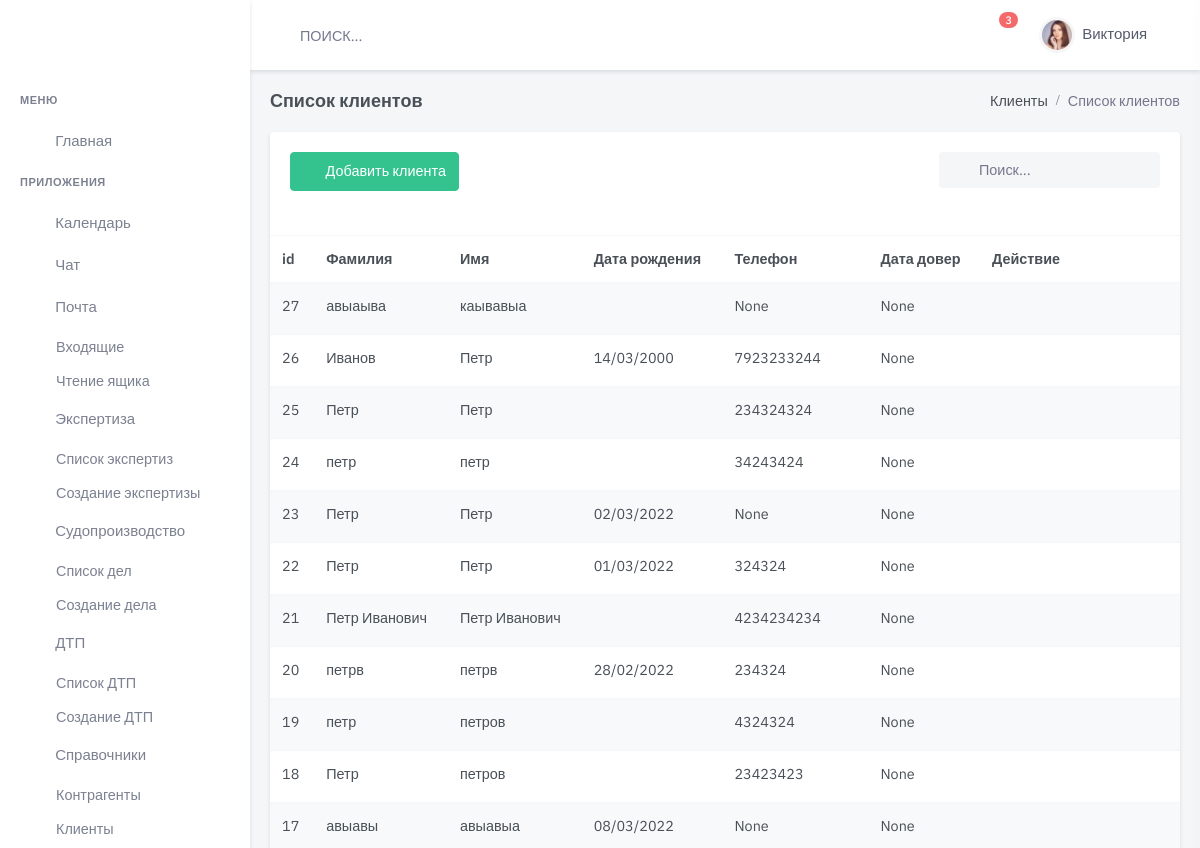
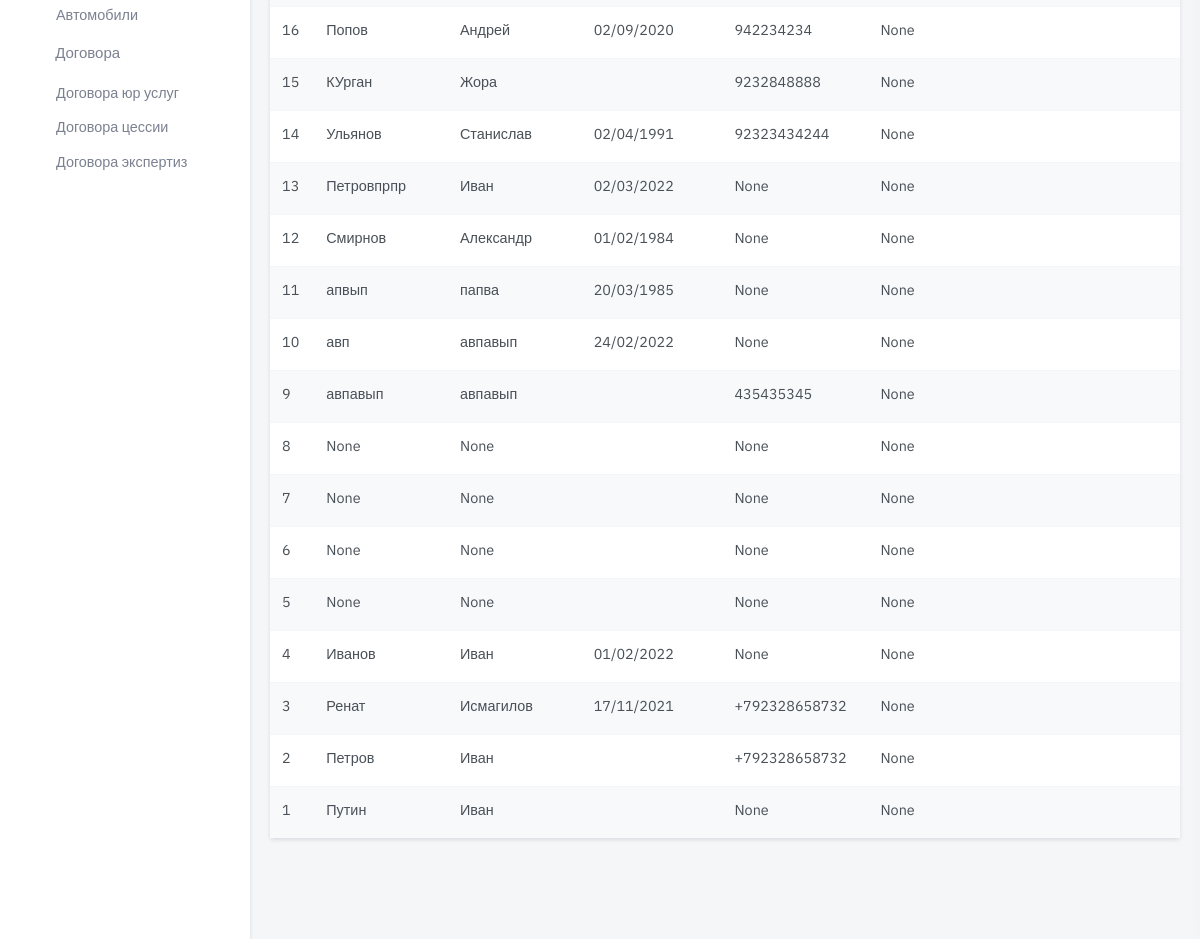
/client/, run on the app's committed database (2 pictures, top to bottom).
### client/models.py (models this page shows, shortened)
class Client(models.Model):
    name = models.CharField(
        max_length=300,
        blank=True,
        null=True,
        verbose_name='Имя ')
    surname = models.CharField(
        max_length=24,
        blank=True,
        null=True,
        verbose_name='Фамилия ')
    midlename = models.CharField(
        max_length=24,
        blank=True,
        null=True,
        verbose_name='Отчество ')
    phone = models.CharField(
        max_length=50,
        blank=True,
        null=True,
        verbose_name='Номер телефона')
    phone2 = models.CharField(
        max_length=50,
        blank=True,
        null=True,
        verbose_name='Номер телефона 1')
    serial_pass = models.CharField(
        max_length=5,
        blank=True,
        null=True,
        verbose_name='Серия паспорта',
        help_text="Вводится 4 цифры без пробела")
    number_pass = models.IntegerField(
        blank=True,
        null=True,
        verbose_name='Номер паспорта',
        help_text="Вводится 6 цифр без пробела")
    enter_org = models.CharField(
        max_length=100,
        blank=True,
        null=True,
        verbose_name='Кем выдан',
        help_text="УВД,ОВД,ЗАГС, МВД")
    data_create = models.DateField(
        blank=True,
        null=True,
        verbose_name='Дата выдачи')
    adress_reg = models.CharField(
        max_length=50,
        blank=True,
        verbose_name='Место регистрации')
    adress_home = models.CharField(
        max_length=50, blank=True,
        verbose_name='Место жительства')
    date_birth = models.DateField(
        blank=True,
        null=True,
        verbose_name='Дата рождения')
    point_birth = models.CharField(
        max_length=50,
        blank=True,
        verbose_name='Место рождение')
    doc_pass = models.FileField(
        default=None,
        blank=True,
        upload_to='client/upload/pasport/',
        verbose_name="Фото паспорта")
    serial_lic = models.CharField(
        max_length=24,
        blank=True,
        null=True,
        default=None,
        verbose_name='Серия ВУ',
        help_text="Вводится 4 цифры без пробела")
    number_lic = models.CharField(
        max_length=100,
        blank=True,
        null=True,
        default=None,
        verbose_name='Номер ВУ',
        help_text="Вводится 6 цифр без пробела")
    enter_lic = models.CharField(
        max_length=100,
        blank=True,
        null=True,
        default=None,
        verbose_name='Кем выдан ГИБДД')
    create_lic = models.DateField(
        blank=True,
        null=True,
        default=None,
        verbose_name='Дата  выдачи')
    adress_lic = models.CharField(
        max_length=100,
        blank=True,
        null=True,
        default=None,
        verbose_name='Место выдачи ВУ')
    category = models.CharField(
        max_length=50,
        blank=True,
        null=True,
        default=None,
        verbose_name='Категории прав',
        help_text="B,C,D,E,BC,DE,A")
    doc_lic = models.FileField(
        upload_to='assets/img/products_images/',
        null=True,
        default=None,
        blank=True,
        verbose_name="Фото ВУ")
    post_mail = models.EmailField(
        max_length=24,
        blank=True,
        null=True,
        verbose_name='Адрес Эл.почты')
    link_social = models.URLField(
        max_length=24,
        blank=True,
        null=True,
        default=None,
        verbose_name='Адрес в соц.сети')
    attorney = models.DateField(
        blank=True,
        null=True,
        default=None,
        verbose_name='Дата  Окончание доверенности')
    doc_attorney = models.FileField(
        upload_to='upload/doc_attorney/',
        null=True,
        default=None,
        blank=True,
        verbose_name="Файл Доверенности")
    doc_requisites = models.FileField(
        upload_to='upload/doc_requisites/',
        null=True,
        default=None,
        blank=True,
        verbose_name="Файл Реквизитов банк")
    draft = models.BooleanField("Черновик", default=False)
    is_active = models.BooleanField(default=True)
    created = models.DateTimeField(auto_now_add=True, auto_now=False)
    updated = models.DateTimeField(auto_now_add=False, auto_now=True)
    class Meta:
        verbose_name = "Клиент  "
        verbose_name_plural = "Клиенты"
        ordering = ['-created']

### client/views.py (the view)
# urls.py: path('', views.client_list, name='client-list'),
def client_list(request):
    clients = models.Client.objects.all()
    return render(request, 'dist/handbk/person/client-list.html', {'results': clients})

### templates/dist/handbk/person/client-list.html (shortened to what this page needs)
{% extends 'dist/index.html' %}
{% load static %}
{% block content %}
  <div class="main-content">
    <div class="page-content">
      <div class="container-fluid">
        <div class="row">
          <div class="col-12">
            <div class="page-title-box d-flex align-items-center justify-content-between">
              <h4 class="mb-0">Список клиентов</h4>
              <div class="page-title-right">
                <ol class="breadcrumb m-0">
                  <li class="breadcrumb-item"><a href="javascript: void(0);">Клиенты</a></li>
                  <li class="breadcrumb-item active">Список клиентов</li>
                </ol>
              </div>
            </div>
          </div>
        </div>
        <div class="row">
          <div class="col-lg-12">
            <div class="card">
              <div class="card-body">
                <div class="row mb-2">
                  <div class="col-md-6">
                    <div class="mb-3">
                      <a href='{% url 'client-new' %}' class="btn btn-success waves-effect waves-light">
                        <i class="mdi mdi-plus me-2"></i> Добавить клиента</a>
                    </div>
                  </div>
                  <div class="col-md-6">
                    <div class="form-inline float-md-end mb-3">
                      <div class="search-box ms-2">
                        <div class="position-relative">
                          <input type="text" class="form-control rounded bg-light border-0" placeholder="Поиск...">
                          <i class="mdi mdi-magnify search-icon"></i>
                        </div>
                      </div>
                    </div>
                  </div>
                </div>
              </div>
              <table class="table table-striped table-nowrap mb-0">
                <thead>
                <tr>
                  <th scope="col">id</th>
                  <th scope="col">Фамилия</th>
                  <th scope="col">Имя</th>
                  <th scope="col">Дата рождения</th>
                  <th scope="col">Телефон</th>
                  <th scope="col">Дата довер</th>
                  <th scope="col" style="width: 200px;">Действие</th>
                </tr>
                </thead>
                <tbody>
                {% for item in results %}
                  <tr>
                    <td>
                      <a href="#" class="text-body">{{ item.id }}</a>
                    </td>
                    <td>{{ item.surname }}</td>
                    <td>{{ item.name }}</td>
                    <td>{{ item.date_birth|date:"d/m/Y" }}</td>
                    <td>{{ item.phone }}</td>
                    <td>{{ item.attorney }}</td>
                    <td>
                      <ul class="list-inline mb-0">
                        <li class="list-inline-item dropdown">
                          <a class="text-muted dropdown-toggle font-size-18 px-2" href="#" role="button"
                             data-bs-toggle="dropdown" aria-haspopup="true">
                          </a>
                        </li>
                      </ul>
                    </td>
                  </tr>
                {% endfor %}
                </tbody>
              </table>
            </div>
          </div>
        </div>
      </div>
    </div>
  </div>
{% endblock content %}

### data on the page
Client: id "27", surname "авыаыва", name "каывавыа", phone "None", attorney "None"
Client: id "26", surname "Иванов", name "Петр", date_birth "14/03/2000", phone "7923233244", attorney "None"
Client: id "25", surname "Петр", name "Петр", phone "234324324", attorney "None"
Client: id "24", surname "петр", name "петр", phone "34243424", attorney "None"
Client: id "23", surname "Петр", name "Петр", date_birth "02/03/2022", phone "None", attorney "None"
Client: id "22", surname "Петр", name "Петр", date_birth "01/03/2022", phone "324324", attorney "None"
Client: id "21", surname "Петр Иванович", name "Петр Иванович", phone "4234234234", attorney "None"
Client: id "20", surname "петрв", name "петрв", date_birth "28/02/2022", phone "234324", attorney "None"
Client: id "19", surname "петр", name "петров", phone "4324324", attorney "None"
Client: id "18", surname "Петр", name "петров", phone "23423423", attorney "None"
Client: id "17", surname "авыавы", name "авыавыа", date_birth "08/03/2022", phone "None", attorney "None"
Client: id "16", surname "Попов", name "Андрей", date_birth "02/09/2020", phone "942234234", attorney "None"
Client: id "15", surname "КУрган", name "Жора", phone "9232848888", attorney "None"
Client: id "14", surname "Ульянов", name "Станислав", date_birth "02/04/1991", phone "92323434244", attorney "None"
Client: id "13", surname "Петровпрпр", name "Иван", date_birth "02/03/2022", phone "None", attorney "None"
Client: id "12", surname "Смирнов", name "Александр", date_birth "01/02/1984", phone "None", attorney "None"
Client: id "11", surname "апвып", name "папва", date_birth "20/03/1985", phone "None", attorney "None"
Client: id "10", surname "авп", name "авпавып", date_birth "24/02/2022", phone "None", attorney "None"
Client: id "9", surname "авпавып", name "авпавып", phone "435435345", attorney "None"
Client: id "8", surname "None", name "None", phone "None", attorney "None"
Client: id "7", surname "None", name "None", phone "None", attorney "None"
Client: id "6", surname "None", name "None", phone "None", attorney "None"
Client: id "5", surname "None", name "None", phone "None", attorney "None"
Client: id "4", surname "Иванов", name "Иван", date_birth "01/02/2022", phone "None", attorney "None"
Client: id "3", surname "Ренат", name "Исмагилов", date_birth "17/11/2021", phone "+792328658732", attorney "None"
Client: id "2", surname "Петров", name "Иван", phone "+792328658732", attorney "None"
Client: id "1", surname "Путин", name "Иван", phone "None", attorney "None"
